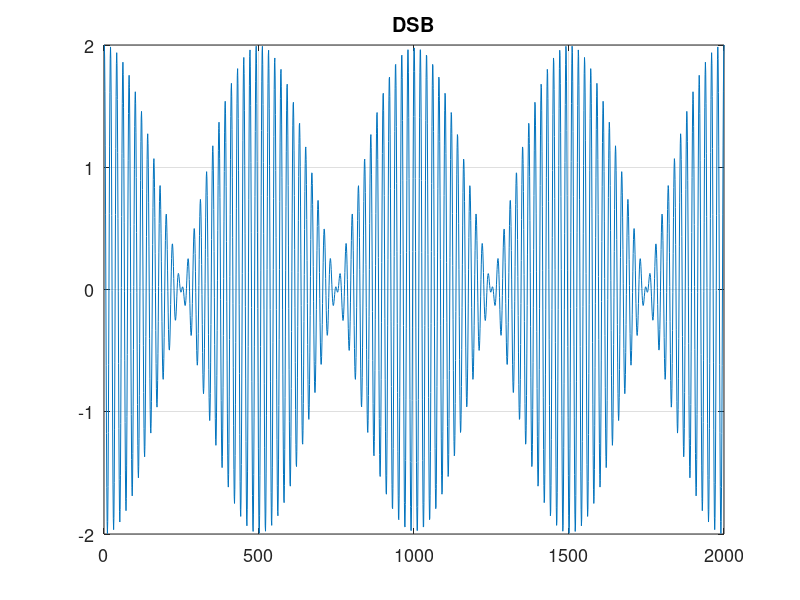
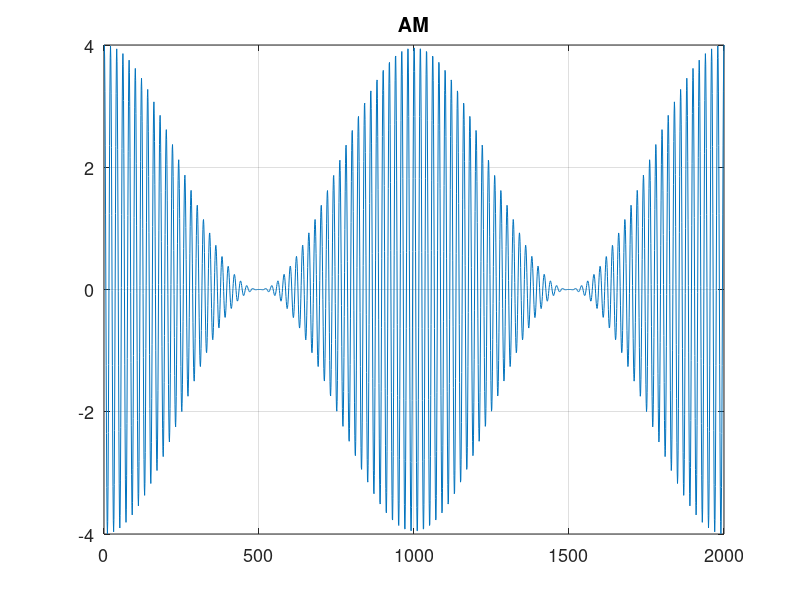
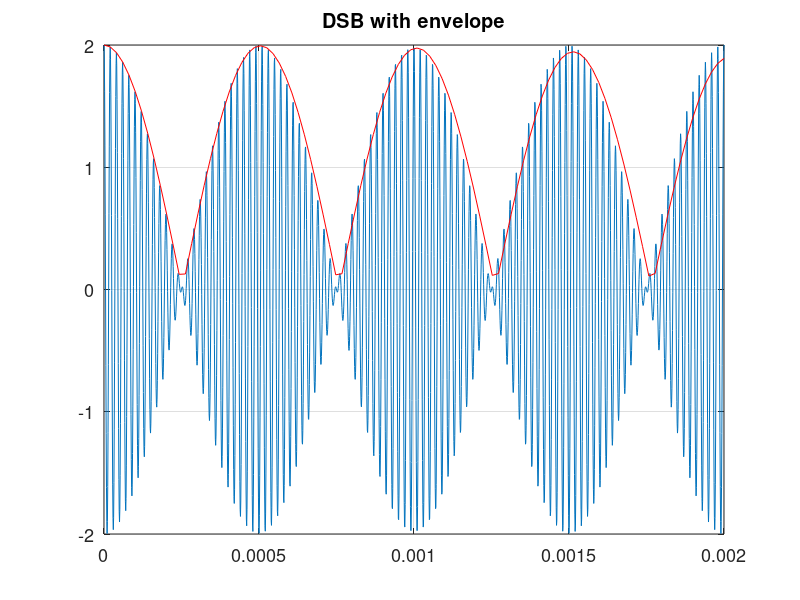
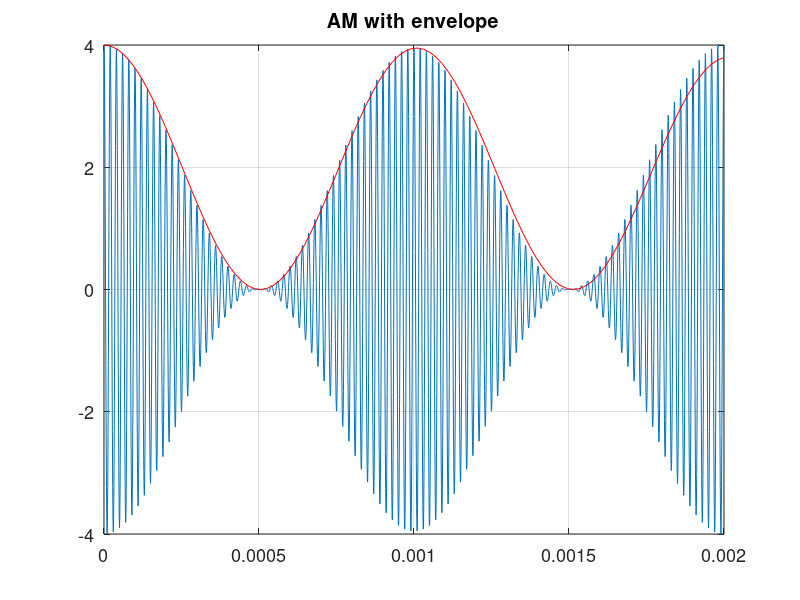

Write MATLAB code to recreate these figures, in order.
% e6_12_AM_DSB4.m   % 1kHz cosine x(t) = 2cos(2000?t) modulated by 50kHz carriers, both AM and DSB.
clear; close all; set(0,'defaultAxesFontSize',13);
w=2000*pi;
A = 2;
maxtime = 0.002; n =2000;     % n = number of points to plot
t = linspace(0, maxtime, n);  % time range for cosines
 
x = A*cos(w*t);
c = cos(50*w*t);  % carrier wave
ydsb = x.*c;      % DSB modulated
yam = (A+x).*c;   % AM modulated

numpeaks = round(maxtime*50*w/(2*pi));   % number of carrier peaks, for envelope detector
t_env = linspace(0, 0.002, numpeaks);    % time range for envelope detector, to emulate LP filtering
peak_interval = n/numpeaks;
env_dsb = abs(ydsb(1:peak_interval:end)); % envelope detectors
env_am = abs(yam(1:peak_interval:end)); % envelope detectors

figure, plot(ydsb), grid on, title('DSB');
figure, plot(yam), grid on, title('AM');
figure, plot(t, ydsb, t_env, env_dsb,'r'), grid on, title('DSB with envelope');
figure, plot(t, yam, t_env, env_am,'r'), grid on, title('AM with envelope');

am_spectrum = abs(fftshift(fft(yam)))/n;
figure, plot(am_spectrum(800:1200)),grid on, title('X_{AM}(f)');

dsb_spectrum = abs(fftshift(fft(ydsb)))/n;
figure, plot(dsb_spectrum(800:1200)),grid on, title('X_{DSB}(f)');
